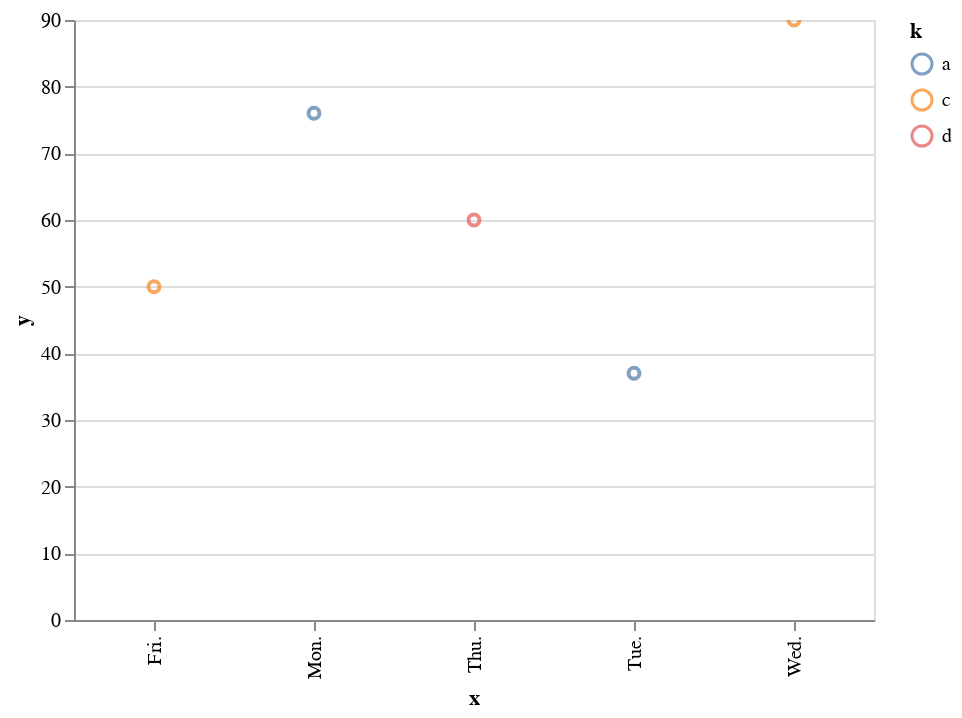

This figure's notebook cell:
### Code cell
alt.Chart(df,width=400,height=300).mark_point().encode(
    x='x',
    y='y',
    color='k',
).interactive()

### Figure 1 — Vega-Lite specification as saved in the notebook (floating-point values rounded to 4 significant figures)
{"config": {"view": {"height": 300, "width": 400}, "mark": {"color": "#1eafae"}}, "data": {"name": "data-8d5d1ee392d8e452bad0eca3307d86e5"}, "mark": "point", "encoding": {"color": {"type": "nominal", "field": "k"}, "x": {"type": "nominal", "field": "x"}, "y": {"type": "quantitative", "field": "y"}}, "height": 300, "selection": {"selector093": {"type": "interval", "bind": "scales", "encodings": ["x", "y"]}}, "width": 400, "$schema": "https://vega.github.io/schema/vega-lite/v4.0.2.json", "datasets": {"data-8d5d1ee392d8e452bad0eca3307d86e5": [{"x": "Mon.", "y": 76, "z": 37, "h": 3, "k": "a"}, {"x": "Tue.", "y": 37, "z": 46, "h": 1, "k": "a"}, {"x": "Wed.", "y": 90, "z": 53, "h": 5, "k": "c"}, {"x": "Thu.", "y": 60, "z": 81, "h": 4, "k": "d"}, {"x": "Fri.", "y": 50, "z": 60, "h": 2, "k": "c"}]}}
